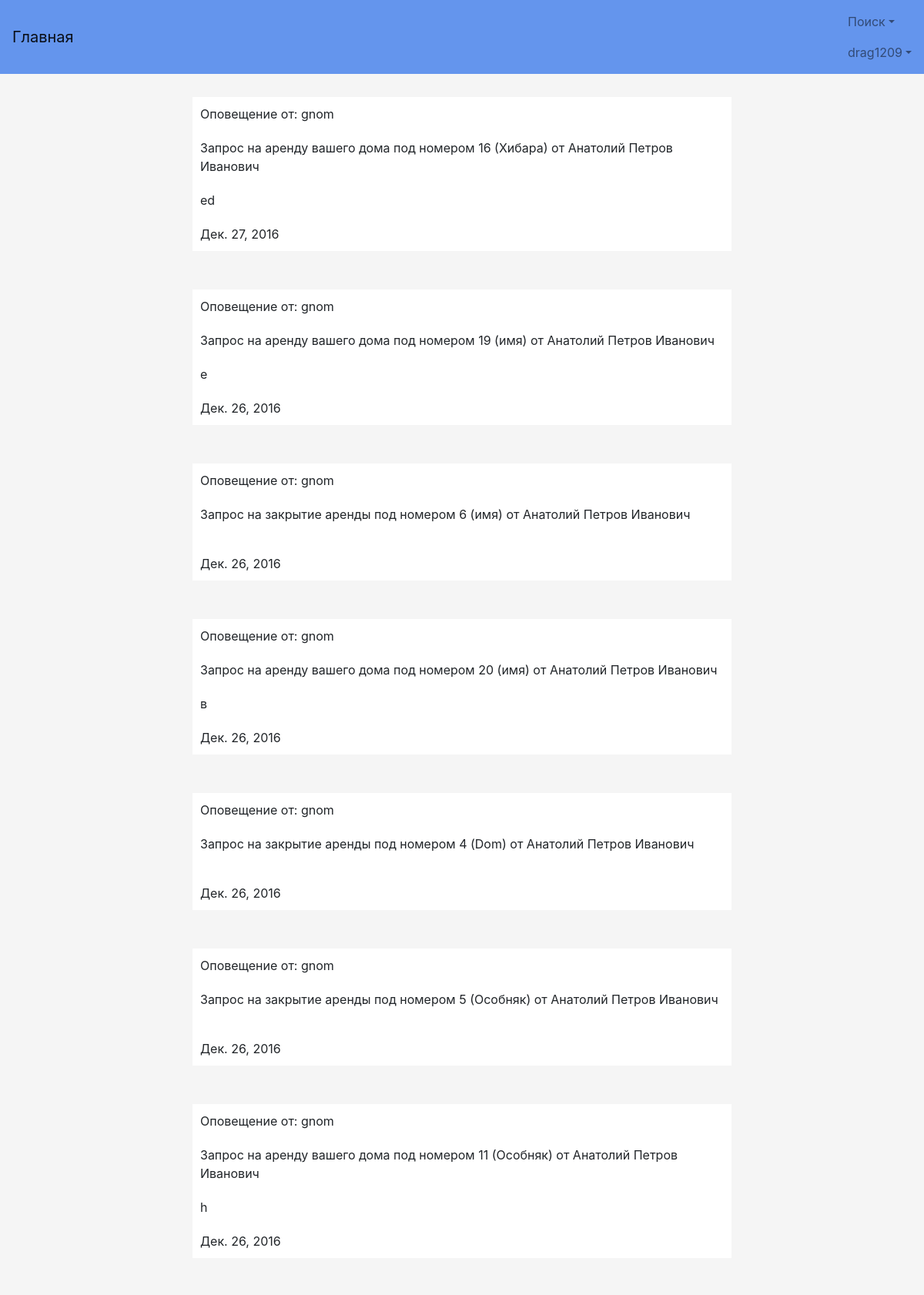
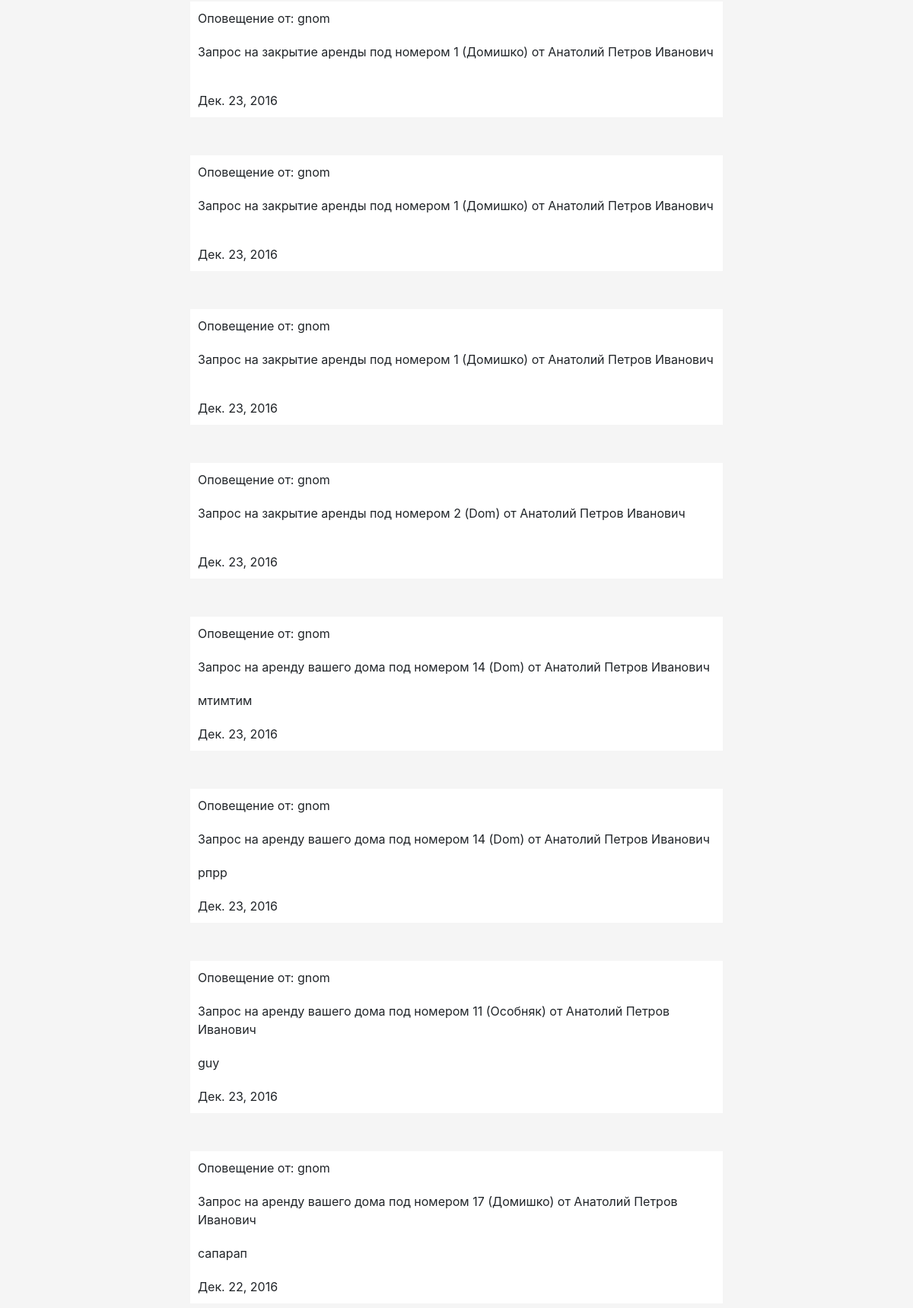
Screenshot of /profile/mails (signed in, upper part) with the database file from the repository (2 pictures, top to bottom).
### TOFI/models.py (models this page shows, shortened)
class MyUser(AbstractBaseUser):
    username = models.CharField(verbose_name='Логин', max_length=50, unique=True)
    password = models.CharField(verbose_name='Пароль', max_length=50)
    name = models.CharField(verbose_name='Имя', max_length=50)
    surname = models.CharField(verbose_name='Фамилия', max_length=50)
    last_name = models.CharField(verbose_name='Отчество', max_length=50)
    age = models.IntegerField(verbose_name='Возраст')
    passport_id = models.CharField(verbose_name='Номер паспорта', max_length=50)
    phone = models.CharField(verbose_name='Телефон', max_length=50)
    address = models.CharField(verbose_name='Адрес', max_length=50)
    email = models.CharField(verbose_name='Электронная почта', max_length=50, unique=True)
    taxpayer_account_number = models.IntegerField(verbose_name='УНН', null=True)
    license_field = models.CharField(verbose_name='Лицензия', max_length=50, null=True)
    ie = models.BooleanField(verbose_name='ИП', default=False)
    balance = models.FloatField(verbose_name='', default=0)
    user_card_id = models.ManyToManyField(UserCard, default=None)
    objects = MyUserManager()
    USERNAME_FIELD = 'username'
    REQUIRED_FIELDS = ['name', 'surname', 'last_name', 'age', 'passport_id', 'phone', 'address', 'email', 'ie']
    is_active = models.BooleanField(default=True)
    reason_block = models.CharField(max_length=100, null=True)
    is_admin = models.BooleanField(default=False)
    is_moder = models.BooleanField(default=False)
    wrong_password_number = models.IntegerField(default=0)

class MessageStatusRent(models.Model):
    id_user_from = models.IntegerField()
    login_user_from = models.CharField(max_length=50, null=True)
    id_user_to = models.IntegerField()
    creation_date = models.DateField(default=None)
    text_message = models.CharField(max_length=100)
    text_more = models.CharField(max_length=100)
    id_rent = models.IntegerField(null=True)
    is_new = models.BooleanField(default=True)  # прочитано ли сообщение
    is_done = models.BooleanField(default=False)  # запрос на аренду True - подтвердил
    type_mes = models.BooleanField(default=True)

### user_profile/views.py (the view, shortened to what this page needs)
# urls.py: url(r'mails', views.mails, name='Mails'),
def mails(request):
    if request.user.is_anonymous or not request.user.is_active:
        return HttpResponseRedirect("/login")
    mails = models.MessageStatusRent.objects.all().filter(id_user_to=request.user.id).order_by('-creation_date')
    for mail in mails:
        mail.is_new = False
        mail.save()
    return render(request, "Profile/Mails.html", {'mails': mails})

### TOFI/templates/Profile/Mails.html (shortened to what this page needs)
{% extends "base.html" %}
{% block content %}
        {% if mails %}
            {% for mail in mails %}
                <table class="center">
                    <tr class="padding">
                        <td class="padding">
                            Оповещение от: {{ mail.login_user_from }}
                        </td>
                    </tr>
                    <tr>
                        <td class="padding">
                            {{ mail.text_message }}
                        </td>
                    </tr>
                    <tr>
                        <td class="padding">
                            {{ mail.text_more }}
                        </td>
                    </tr>
                    <tr>
                        <td class="padding">
                            {{ mail.creation_date }}
                        </td>
                    </tr>
                </table>
            {% endfor %}
        {% endif %}
{% endblock %}

### TOFI/templates/base.html (shortened to what this page needs)
{% load staticfiles %}
<!DOCTYPE html>
<html lang="ru">
  <head>
      <link href="https://cdnjs.cloudflare.com/ajax/libs/twitter-bootstrap/4.0.0-alpha.5/css/bootstrap.min.css"
            rel="stylesheet">
      <link href="{% static 'style.css' %}" rel="stylesheet">
      <link href="http://ajax.googleapis.com/ajax/libs/jqueryui/1.8/themes/base/jquery-ui.css" rel="stylesheet"
            type="text/css"/>
      <link href="https://cdnjs.cloudflare.com/ajax/libs/bootstrap-datepicker/1.6.4/css/bootstrap-datepicker.min.css"
            rel="stylesheet" type="text/css">
      <link href="https://cdnjs.cloudflare.com/ajax/libs/bootstrap-datetimepicker/4.17.43/css/bootstrap-datetimepicker.min.css"
            rel="stylesheet" type="text/css">
  </head>
  <body>
  <nav class="navbar navbar-light">
      <a class="navbar-brand" href="{% url 'Main' %}">Главная</a>
      <ul class="nav navbar-nav">
          {% if request.user.is_anonymous %}
              <li class="nav-item active">
                  <a class="nav-link" href="{% url 'Registration' %}">Регистрация<span class="sr-only">(current)</span></a>
              </li>
              <li class="nav-item active">
                  <a class="nav-link" href="{% url 'Login' %}">Вход<span class="sr-only">(current)</span></a>
              </li>
              <li class="nav-item dropdown">
                  <a class="nav-link dropdown-toggle" href="#" id="supportedContentDropdown" data-toggle="dropdown"
                     aria-haspopup="true" aria-expanded="false">Поиск</a>
                  <div class="dropdown-menu" aria-labelledby="supportedContentDropdown">
                      <a class="dropdown-item" href="{% url 'SearchUser' %}">Поиск пользователей</a>
                      <a class="dropdown-item" href="{% url 'SearchRent' %}">Поиск жилья</a>
                      <a class="dropdown-item" href="{% url 'SearchId' %}">Поиск пользователей по Id</a>
                  </div>
              </li>
            {% else %}
              <li class="nav-item dropdown">
                  <a class="nav-link dropdown-toggle" href="#" id="supportedContentDropdown" data-toggle="dropdown"
                     aria-haspopup="true" aria-expanded="false">Поиск</a>
              </li>
              <li class="nav-item dropdown">
                  <a class="nav-link dropdown-toggle" href="#" id="supportedContentDropdown" data-toggle="dropdown"
                     aria-haspopup="true" aria-expanded="false">{{ request.user.username }}</a>
              </li>
          {% endif %}
      </ul>
  </nav>
  <div class="main-body">
      <div class="container">
        {% block content %}
        {% endblock %}
    </div>
  </div>
  </body>
</html>

### TOFI/static/style.css (style rules this page uses)
.center { width: 100%; max-width: 700px; padding: 10px; margin: auto auto 50px; background: white; }
a { color: darkslateblue; }
body { margin: auto; padding-bottom: 0; height: auto; background-color: whitesmoke; link: dodgerblue; }
table { width: 100%; }
.main-body { padding-top: 10px; padding-bottom: auto; margin-top: 20px; }
.padding { padding: 10px; }
.navbar-light { background-color: cornflowerblue; }

### rows the page displays
MyUser: user.username "drag1209"
MessageStatusRent: login_user_from "gnom", text_message "Запрос на аренду вашего дома под номером 16 (Хибара) от Анатолий Петров Иванович", text_more "ed", creation_date "Дек. 27, 2016"
MessageStatusRent: login_user_from "gnom", text_message "Запрос на аренду вашего дома под номером 19 (имя) от Анатолий Петров Иванович", text_more "е", creation_date "Дек. 26, 2016"
MessageStatusRent: login_user_from "gnom", text_message "Запрос на закрытие аренды под номером 6 (имя) от Анатолий Петров Иванович", creation_date "Дек. 26, 2016"
MessageStatusRent: login_user_from "gnom", text_message "Запрос на аренду вашего дома под номером 20 (имя) от Анатолий Петров Иванович", text_more "в", creation_date "Дек. 26, 2016"
MessageStatusRent: login_user_from "gnom", text_message "Запрос на закрытие аренды под номером 4 (Dom) от Анатолий Петров Иванович", creation_date "Дек. 26, 2016"
MessageStatusRent: login_user_from "gnom", text_message "Запрос на закрытие аренды под номером 5 (Особняк) от Анатолий Петров Иванович", creation_date "Дек. 26, 2016"
MessageStatusRent: login_user_from "gnom", text_message "Запрос на аренду вашего дома под номером 11 (Особняк) от Анатолий Петров Иванович", text_more "h", creation_date "Дек. 26, 2016"
MessageStatusRent: login_user_from "gnom", text_message "Запрос на закрытие аренды под номером 1 (Домишко) от Анатолий Петров Иванович", creation_date "Дек. 23, 2016"
MessageStatusRent: login_user_from "gnom", text_message "Запрос на закрытие аренды под номером 1 (Домишко) от Анатолий Петров Иванович", creation_date "Дек. 23, 2016"
MessageStatusRent: login_user_from "gnom", text_message "Запрос на закрытие аренды под номером 1 (Домишко) от Анатолий Петров Иванович", creation_date "Дек. 23, 2016"
MessageStatusRent: login_user_from "gnom", text_message "Запрос на закрытие аренды под номером 2 (Dom) от Анатолий Петров Иванович", creation_date "Дек. 23, 2016"
MessageStatusRent: login_user_from "gnom", text_message "Запрос на аренду вашего дома под номером 14 (Dom) от Анатолий Петров Иванович", text_more "мтимтим", creation_date "Дек. 23, 2016"
MessageStatusRent: login_user_from "gnom", text_message "Запрос на аренду вашего дома под номером 14 (Dom) от Анатолий Петров Иванович", text_more "рпрр", creation_date "Дек. 23, 2016"
MessageStatusRent: login_user_from "gnom", text_message "Запрос на аренду вашего дома под номером 11 (Особняк) от Анатолий Петров Иванович", text_more "guy", creation_date "Дек. 23, 2016"
MessageStatusRent: login_user_from "gnom", text_message "Запрос на аренду вашего дома под номером 17 (Домишко) от Анатолий Петров Иванович", text_more "сапарап", creation_date "Дек. 22, 2016"
